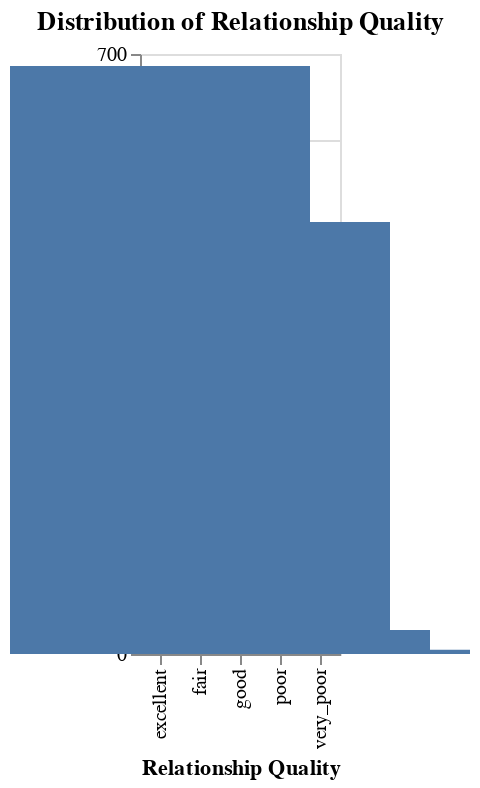

Notebook code for this chart:
### Code cell
alt.Chart(hcmst).mark_bar(size = 150).encode(
    x=alt.X('relationship_quality', title='Relationship Quality'),
    y='count()'
).properties(
    title='Distribution of Relationship Quality',
    width = 'container'
)

### Figure 1 — Vega-Lite specification as saved in the notebook (floating-point values rounded to 4 significant figures; data arrays with more than 128 entries replaced by an {"elided": "..."} marker saying what was removed)
{"config": {"view": {"continuousWidth": 300, "continuousHeight": 300}}, "data": {"name": "data-6c62ff0f4ef18e54d35438cd39a85b75"}, "mark": {"type": "bar", "size": 150}, "encoding": {"x": {"field": "relationship_quality", "title": "Relationship Quality", "type": "nominal"}, "y": {"aggregate": "count", "type": "quantitative"}}, "title": "Distribution of Relationship Quality", "width": "container", "$schema": "https://vega.github.io/schema/vega-lite/v6.1.0.json", "datasets": {"data-6c62ff0f4ef18e54d35438cd39a85b75": {"elided": "1328 records"}}}
